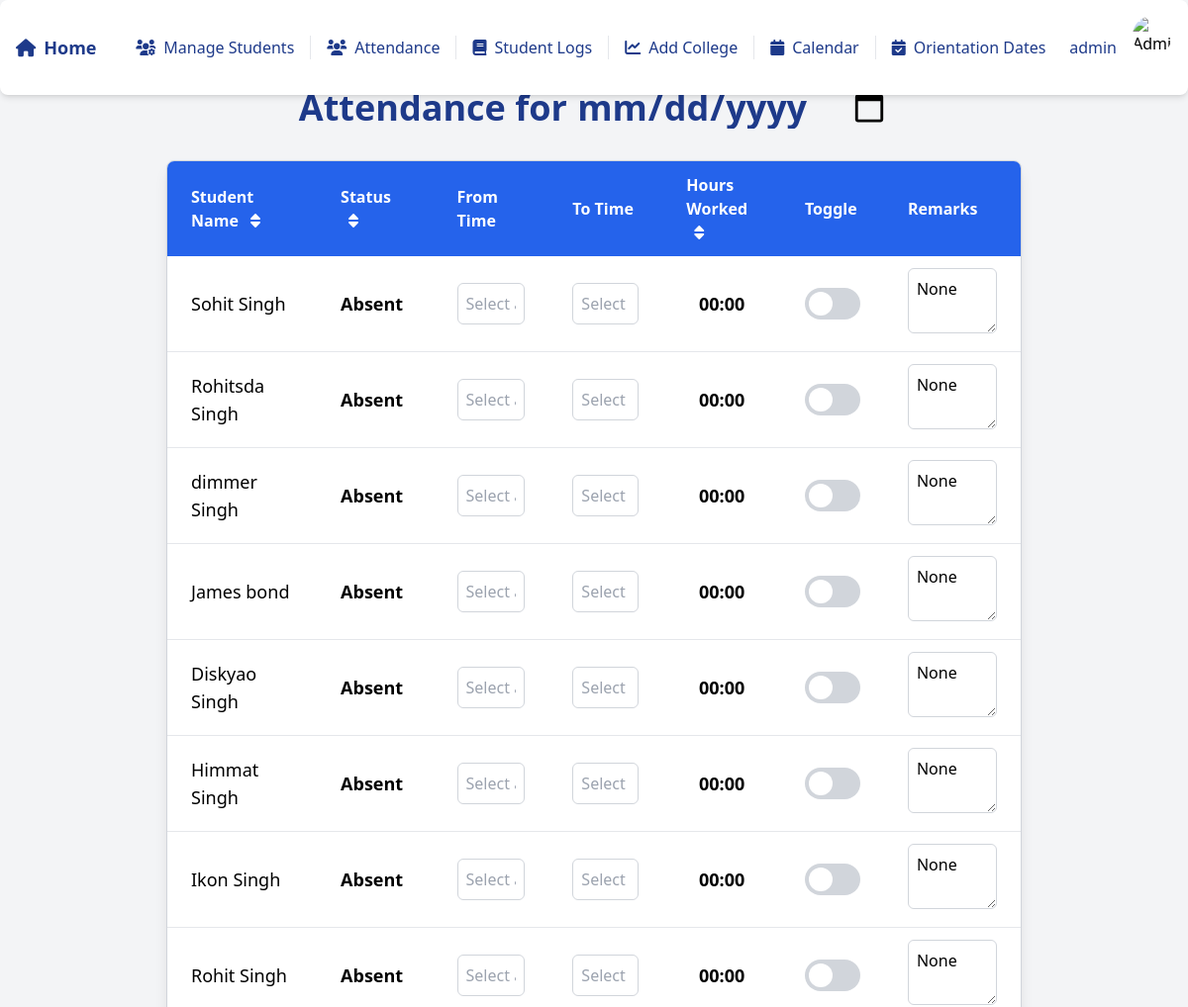
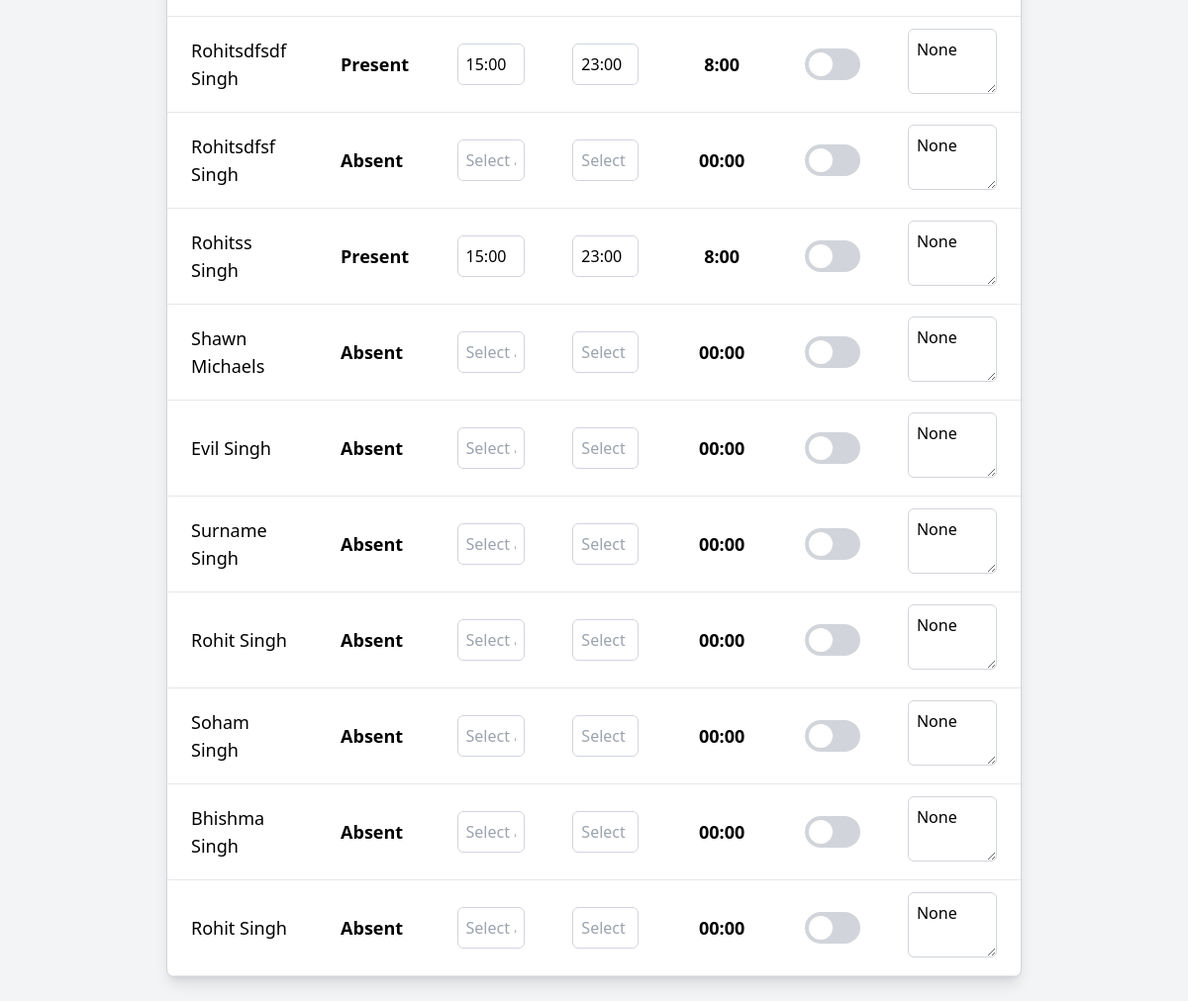
Page /attendance/ (signed in) on the committed database (2 pictures, top to bottom).
### students/models.py (models this page shows, shortened)
class StudentProfile(models.Model):
    SHIFT_CHOICES = [
        ('Weekdays', 'Weekdays'),
        ('Weekends', 'Weekends'),
    ]
    WEEKDAYS_CHOICES = [
        ('Monday', 'Monday'),
        ('Tuesday', 'Tuesday'),
        ('Wednesday', 'Wednesday'),
        ('Thursday', 'Thursday'),
        ('Friday', 'Friday'),
    ]
    first_name = models.CharField(max_length=100)
    last_name = models.CharField(max_length=100)
    phone = models.CharField(max_length=15, default='')
    email = models.EmailField(unique=True)
    school = models.CharField(max_length=100)
    college = models.ForeignKey(College, on_delete=models.SET_NULL, null=True, blank=True)
    lchaim_training_completed = models.BooleanField(default=False)
    police_check = models.BooleanField(default=False)
    med_docs = models.BooleanField(default=False)
    hours_requested = models.IntegerField(null=True)
    hours_completed = models.PositiveIntegerField(default=0)
    shift_requested = models.CharField(max_length=10, choices=SHIFT_CHOICES)
    weekdays_selected = models.TextField(blank=True)
    assigned_shift = models.ForeignKey(Shift, on_delete=models.SET_NULL, null=True, blank=True, related_name="students")
    start_date = models.DateField(null=True)
    end_date = models.DateField(null=True)
    lchaim_orientation_date = models.ForeignKey(OrientationDate, on_delete=models.SET_NULL, null=True, blank=True)
    skills_book_completed = models.BooleanField(default=False)
    comments = models.TextField(blank=True, null=True)
    status = models.CharField(
        max_length=10,
        choices=[('Training', 'Training'), ('Graduated', 'Graduated')],
        default='Training'
    )

class VolunteerLog(models.Model):
    student = models.ForeignKey(StudentProfile, on_delete=models.CASCADE, related_name="volunteer_logs")
    date = models.DateField()
    shift = models.ForeignKey(Shift, on_delete=models.SET_NULL, null=True, blank=True)
    start_time = models.TimeField(null=True, blank=True)
    end_time = models.TimeField(null=True, blank=True)
    hours_worked = models.DecimalField(max_digits=5, decimal_places=2, null=True)
    status = models.CharField(max_length=10, choices=[('Present', 'Present'), ('Absent', 'Absent')], default='Absent')
    notes = models.TextField(blank=True, null=True)
    class Meta:
        ordering = ['date']

### students/views.py (the view)
    def wrap(request, *args, **kwargs):
        if not request.user.groups.filter(name='Admin').exists():
            return redirect('student_profile_list')
        return function(request, *args, **kwargs)

### students/views.py (called while the page is built)
def admin_required(function):
    def wrap(request, *args, **kwargs):
        if not request.user.groups.filter(name='Admin').exists():
            return redirect('student_profile_list')
        return function(request, *args, **kwargs)
    return wrap

### students/templates/attendance/attendance.html (shortened to what this page needs)
<!DOCTYPE html>
<html lang="en">
<head>
    <link href="https://cdn.jsdelivr.net/npm/tailwindcss@2.0.4/dist/tailwind.min.css" rel="stylesheet">
    <link rel="stylesheet" href="https://weareoutman.github.io/clockpicker/dist/jquery-clockpicker.min.css">
</head>
<body class="bg-gray-100 font-sans">
    {% include 'navbar.html' %}
    <div class="container mx-auto mt-16 px-6 lg:px-20 py-6">
        <h1 class="text-4xl font-semibold text-blue-900 mb-8 text-center">Attendance for
            <input type="date" id="attendance-date"
                class="text-4xl font-semibold text-blue-900 bg-transparent border-none focus:outline-none"
                value="{{ today|date:" Y-m-d" }}" onchange="updateDate(this)">
        </h1>
        <div class="overflow-x-auto bg-white border border-gray-300 rounded-lg shadow-lg">
            <table class="w-full table-auto" id="attendance-table">
                <thead class="bg-blue-600 text-white">
                    <tr>
                        <th class="px-6 py-3 text-left">
                            Student Name
                            <button onclick="sortTable(0)" class="ml-2 text-white">
                                <i class="fas fa-sort"></i>
                            </button>
                        </th>
                        <th class="px-6 py-3 text-left">
                            Status
                            <button onclick="sortTable(1)" class="ml-2 text-white">
                                <i class="fas fa-sort"></i>
                            </button>
                        </th>
                        <th class="px-6 py-3 text-left">From Time</th>
                        <th class="px-6 py-3 text-left">To Time</th>
                        <th class="px-6 py-3 text-left">
                            Hours Worked
                            <button onclick="sortTable(4)" class="ml-2 text-white">
                                <i class="fas fa-sort"></i>
                            </button>
                        </th>
                        <th class="px-6 py-3 text-left">Toggle</th>
                        <th class="px-6 py-3 text-left">Remarks</th>
                    </tr>
                </thead>
                <tbody>
                    {% for student_log in students %}
                    <tr class="border-b hover:bg-gray-50">
                        <td class="px-6 py-3 text-lg">{{ student_log.student.first_name }} {{ student_log.student.last_name }}</td>
                        <td class="px-6 py-3">
                            <span class="status-text text-lg font-semibold"
                                data-student-id="{{ student_log.student.id }}">
                                {{ student_log.log.status|default:'Present' }}
                            </span>
                        </td>
                        <td class="px-6 py-3">
                            <input type="text" name="time" class="from-time clockpicker w-full p-2 border border-gray-300 rounded-md"
                                data-student-id="{{ student_log.student.id }}" placeholder="Select a time"
                                value="{{ student_log.log.start_time|time:'H:i' }}" onchange="calculateAndSaveHours(this)">
                        </td>
                        <td class="px-6 py-3">
                            <input type="text" name="time" class="to-time clockpicker w-full p-2 border border-gray-300 rounded-md"
                                data-student-id="{{ student_log.student.id }}" placeholder="Select a time"
                                value="{{ student_log.log.end_time|time:'H:i' }}" onchange="calculateAndSaveHours(this)">
                        </td>
                        <td class="px-6 py-3 text-center">
                            <span class="hours-worked text-lg font-semibold"
                                data-student-id="{{ student_log.student.id }}">
                                {{ student_log.log.hours_worked|default:0 }}
                            </span>
                        </td>
                        <td class="px-6 py-3">
                            <label class="flex items-center cursor-pointer">
                                <div class="relative">
                                    <div class="block bg-gray-300 w-14 h-8 rounded-full transition-colors duration-300"></div>
                                    <div class="dot absolute left-1 top-1 bg-white w-6 h-6 rounded-full transition-transform duration-300"></div>
                                </div>
                            </label>
                        </td>
                        <td class="px-6 py-3">
                            <textarea name="notes" class="remarks-field w-full p-2 border border-gray-300 rounded-md"
                                data-student-id="{{ student_log.student.id }}"
                                oninput="saveAttendance(this)">{{ student_log.log.notes }}</textarea>
                        </td>
                    </tr>
                    {% endfor %}
                </tbody>
            </table>
        </div>
    </div>
</body>
</html>

### students/templates/navbar.html (shortened to what this page needs)
<!DOCTYPE html>
<html lang="en">
<head>
    <link href="https://cdnjs.cloudflare.com/ajax/libs/font-awesome/6.0.0-beta3/css/all.min.css" rel="stylesheet">
    <script src="https://cdn.tailwindcss.com"></script>
</head>
<body class="bg-gray-100">
<div class="fixed w-full top-0 left-0 z-20">
    <div class="bg-white shadow-md p-4 rounded-lg flex justify-between items-center">
        <div class="flex items-center space-x-4">
            <a href="/" class="text-blue-900 hover:text-blue-700 text-lg font-semibold flex items-center space-x-2 transition duration-300">
                <i class="fas fa-home"></i>
                <span>Home</span>
            </a>
        </div>
        <div class="hidden lg:flex items-center space-x-4">
            <a href="{% url 'student_profile_list' %}" class="text-blue-900 hover:text-blue-700 flex items-center space-x-2 transition duration-300 border-r pr-4">
                <i class="fas fa-users-cog"></i> <span>Manage Students</span>
            </a>
            <a href="{% url 'student_attendance' %}" class="text-blue-900 hover:text-blue-700 flex items-center space-x-2 transition duration-300 border-r pr-4">
                <i class="fas fa-users"></i> <span>Attendance</span>
            </a>
            <a href="{% url 'student_logs' %}" class="text-blue-900 hover:text-blue-700 flex items-center space-x-2 transition duration-300 border-r pr-4">
                <i class="fas fa-book"></i> <span>Student Logs</span>
            </a>
            <a href="{% url 'create_college' %}" class="text-blue-900 hover:text-blue-700 flex items-center space-x-2 transition duration-300 border-r pr-4">
                <i class="fas fa-chart-line"></i> <span>Add College</span>
            </a>
            <a href="{% url 'calendar_student_logs' %}" class="text-blue-900 hover:text-blue-700 flex items-center space-x-2 transition duration-300 border-r pr-4">
                <i class="fas fa-calendar"></i> <span>Calendar</span>
            </a>
            <a href="{% url 'orientation_date_list' %}" class="text-blue-900 hover:text-blue-700 flex items-center space-x-2 transition duration-300">
                <i class="fas fa-calendar-check"></i> <span>Orientation Dates</span>
            </a>
        </div>
        <div class="hidden lg:flex items-center space-x-4 relative">
            <span class="text-blue-900">{{ user.username }}</span>
            <div class="relative">
                <button id="profileDropdownToggle" class="focus:outline-none">
                    {% if user.is_superuser %}
                    <img src="https://imgs.search.brave.com/NC51VdJXCpWmrErvqbLS_f4HHRojgDZTWB6Bi_doPWA/rs:fit:860:0:0:0/g:ce/aHR0cHM6Ly9pbWcu/ZnJlZXBpay5jb20v/ZnJlZS1waG90by9w/b3J0cmFpdC1zZW5p/b3ItZmVtYWxlLXBy/b2Zlc3Nvci1lZHVj/YXRpb24tZGF5XzIz/LTIxNTA5ODAwODgu/anBnP3NlbXQ9YWlz/X2h5YnJpZA" alt="Admin Avatar" class="w-10 h-10 rounded-full cursor-pointer">
                    {% else %}
                    <img src="https://imgs.search.brave.com/4dZymj9_G3yyq_rtQBB3436cJcDYW3nWByX4-l_re3s/rs:fit:500:0:0:0/g:ce/aHR0cHM6Ly9pLnBp/bmltZy5jb20vb3Jp/Z2luYWxzL2FmL2Y5/LzVkL2FmZjk1ZGMx/MjVhMzg1ZDBkNmM1/YzVlNDdiNjliMzdh/LmpwZw" alt="School Avatar" class="w-10 h-10 rounded-full cursor-pointer">
                    {% endif %}
                </button>
            </div>
        </div>
    </div>
</div>
</body>
</html>

### rows in the picture
StudentProfile: student.first_name "Sohit", student.last_name "Singh", log.status "Absent", log.hours_worked "00:00", notes "None"
StudentProfile: student.first_name "Rohitsda", student.last_name "Singh", log.status "Absent", log.hours_worked "00:00", notes "None"
StudentProfile: student.first_name "dimmer", student.last_name "Singh", log.status "Absent", log.hours_worked "00:00", notes "None"
StudentProfile: student.first_name "James", student.last_name "bond", log.status "Absent", log.hours_worked "00:00", notes "None"
StudentProfile: student.first_name "Diskyao", student.last_name "Singh", log.status "Absent", log.hours_worked "00:00", notes "None"
StudentProfile: student.first_name "Himmat", student.last_name "Singh", log.status "Absent", log.hours_worked "00:00", notes "None"
StudentProfile: student.first_name "Ikon", student.last_name "Singh", log.status "Absent", log.hours_worked "00:00", notes "None"
StudentProfile: student.first_name "Rohit", student.last_name "Singh", log.status "Absent", log.hours_worked "00:00", notes "None"
StudentProfile: student.first_name "Rohitsdfsdf", student.last_name "Singh", log.status "Present", time "15:00", time "23:00", log.hours_worked "8:00", notes "None"
StudentProfile: student.first_name "Rohitsdfsf", student.last_name "Singh", log.status "Absent", log.hours_worked "00:00", notes "None"
StudentProfile: student.first_name "Rohitss", student.last_name "Singh", log.status "Present", time "15:00", time "23:00", log.hours_worked "8:00", notes "None"
StudentProfile: student.first_name "Shawn", student.last_name "Michaels", log.status "Absent", log.hours_worked "00:00", notes "None"
StudentProfile: student.first_name "Evil", student.last_name "Singh", log.status "Absent", log.hours_worked "00:00", notes "None"
StudentProfile: student.first_name "Surname", student.last_name "Singh", log.status "Absent", log.hours_worked "00:00", notes "None"
StudentProfile: student.first_name "Rohit", student.last_name "Singh", log.status "Absent", log.hours_worked "00:00", notes "None"
StudentProfile: student.first_name "Soham", student.last_name "Singh", log.status "Absent", log.hours_worked "00:00", notes "None"
StudentProfile: student.first_name "Bhishma", student.last_name "Singh", log.status "Absent", log.hours_worked "00:00", notes "None"
StudentProfile: student.first_name "Rohit", student.last_name "Singh", log.status "Absent", log.hours_worked "00:00", notes "None"

### other values in the picture
{{ user.username }} "admin"
